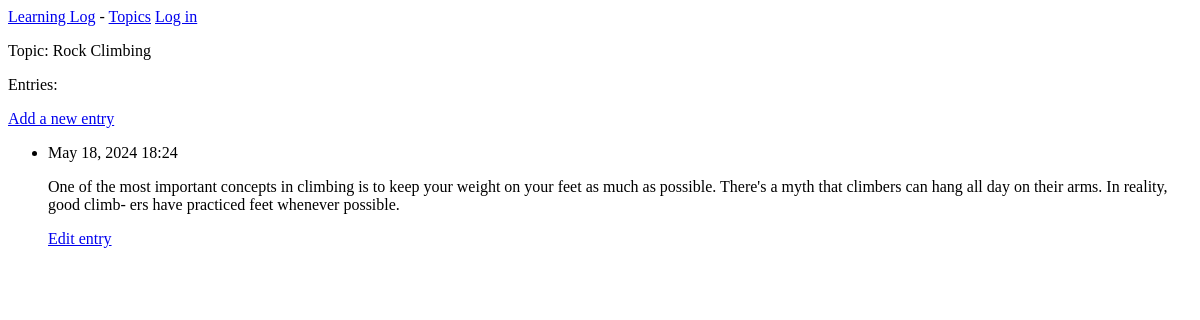
The page /topics/2/ on the database as committed earlier.
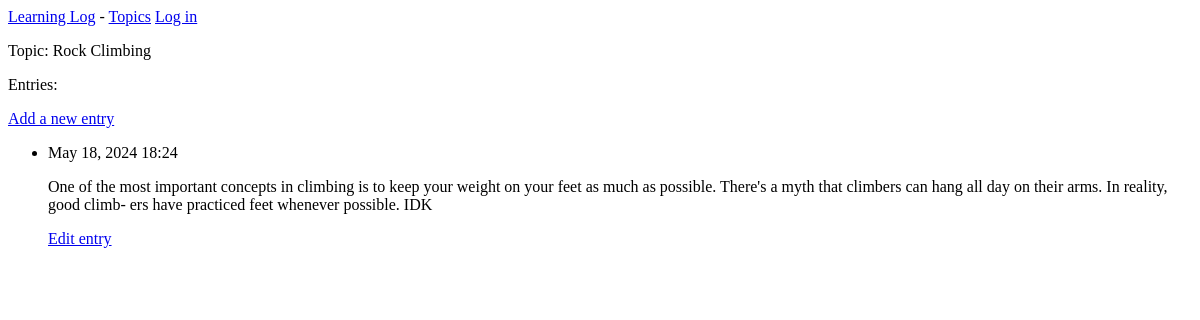
The same page on the database as committed later.
### learning_logs/models.py (models this page shows, shortened)
class Entry(models.Model):
    topic = models.ForeignKey(Topic, on_delete=models.CASCADE)
    text = models.TextField()
    date_added = models.DateTimeField(auto_now_add=True)
    class Meta:
        verbose_name_plural = 'entries'

### learning_logs/views.py (the view)
# urls.py: path('topics/<int:topic_id>/', views.topic, name='topic'),
def topic(request, topic_id):
    topic = Topic.objects.get(id=topic_id)
    entries = topic.entry_set.order_by('date_added')
    context = {'topic': topic, 'entries': entries}
    return render(request, 'learning_logs/topic.html', context)

### learning_logs/models.py (called while the page is built)
    def __str__(self):
        return self.text

### learning_logs/templates/learning_logs/topic.html
{% extends 'learning_logs/base.html' %}
{% block content %}
<p>Topic: {{ topic }}</p>
<p>
    Entries:
</p>
<p>
    <a href="{% url 'learning_logs:new_entry' topic.id %}">Add a new entry</a>
</p>
<ul>
    {% for entry in entries %}
        <li>
            <p>
                {{ entry.date_added|date:'M d, Y H:i' }}
            </p>
            <p>
                {{ entry.text|linebreaks }}
            </p>
            <p>
                <a href="{% url "learning_logs:edit_entry" entry.id %}">Edit entry</a>
            </p>
        </li>
    {% empty %}
        <li>
            There are no enries for this topic yet.
        </li>
    {% endfor %}
</ul>
{% endblock content %}

Rows that differ between the two databases and show on the page:
changed Entry: text "…practiced feet whenever possible." → "…practiced feet whenever possible. IDK"
